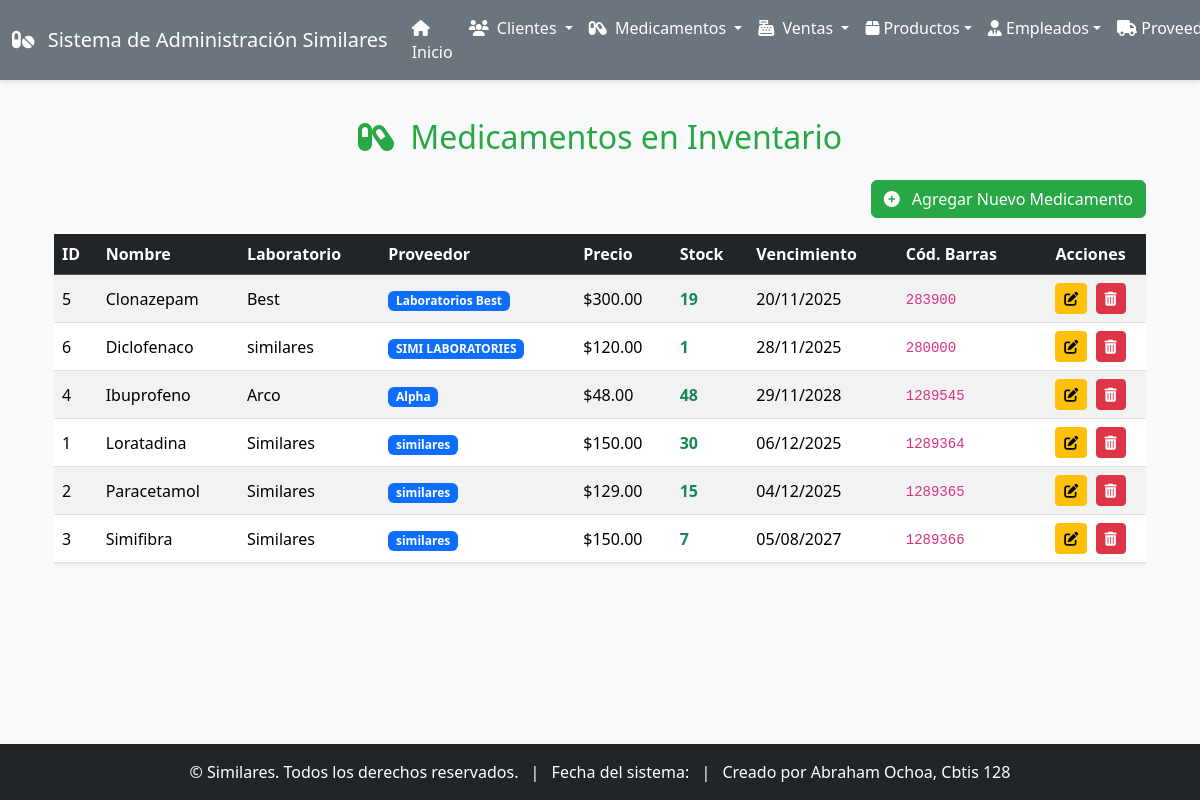
Screenshot of /medicamentos/ with the database file from the repository.
### app_Similares/models.py (models this page shows, shortened)
class Medicamento(models.Model):
    nombre = models.CharField(max_length=150)
    descripcion = models.TextField()
    laboratorio = models.CharField(max_length=100)
    precio = models.DecimalField(max_digits=10, decimal_places=2)
    stock = models.PositiveIntegerField()
    proveedor = models.ForeignKey(Proveedor, on_delete=models.CASCADE)
    fecha_vencimiento = models.DateField()
    codigo_barras = models.CharField(max_length=50, unique=True)

class Proveedor(models.Model):
    nombre_empresa = models.CharField(max_length=100, verbose_name="Nombre de la Empresa")
    contacto = models.CharField(max_length=100, verbose_name="Persona de Contacto")
    telefono = models.CharField(max_length=15, verbose_name="Teléfono")
    email = models.EmailField(verbose_name="Email")
    direccion = models.TextField(verbose_name="Dirección")
    rfc = models.CharField(max_length=13, verbose_name="RFC")
    fecha_registro = models.DateField(auto_now_add=True, verbose_name="Fecha de Registro")
    activo = models.BooleanField(default=True, verbose_name="Activo")
    class Meta:
        verbose_name = "Proveedor"
        verbose_name_plural = "Proveedores"

### app_Similares/views.py (the view)
# urls.py: path('medicamentos/', views.ver_medicamentos, name='ver_medicamentos'),
def ver_medicamentos(request):
    medicamentos = Medicamento.objects.select_related('proveedor').all().order_by('nombre')
    return render(request, 'app_Similares/medicamentos/ver_medicamentos.html', {'medicamentos': medicamentos})

### app_Similares/templates/app_Similares/medicamentos/ver_medicamentos.html (shortened to what this page needs)
{% extends 'app_Similares/base.html' %}
{% block content %}
<div class="container mt-4">
    <h2 class="mb-4 text-center" style="color: #28a745;">
        <i class="fas fa-capsules me-2"></i> Medicamentos en Inventario
    </h2>
    <div class="text-end mb-3">
        <a href="{% url 'agregar_medicamento' %}" class="btn btn-success">
            <i class="fas fa-plus-circle me-2"></i> Agregar Nuevo Medicamento
        </a>
    </div>
    {% if medicamentos %}
    <div class="table-responsive">
        <table class="table table-striped table-hover align-middle">
            <thead class="table-dark">
                <tr>
                    <th>ID</th>
                    <th>Nombre</th>
                    <th>Laboratorio</th>
                    <th>Proveedor</th>
                    <th>Precio</th>
                    <th>Stock</th>
                    <th>Vencimiento</th>
                    <th>Cód. Barras</th>
                    <th class="text-center">Acciones</th>
                </tr>
            </thead>
            <tbody>
                {% for medicamento in medicamentos %}
                <tr>
                    <td>{{ medicamento.id }}</td>
                    <td>{{ medicamento.nombre }}</td>
                    <td>{{ medicamento.laboratorio }}</td>
                    <td>
                        {% if medicamento.proveedor %}
                            <span class="badge bg-primary">{{ medicamento.proveedor.nombre_empresa }}</span>
                        {% else %}
                            <span class="text-muted">Sin proveedor</span>
                        {% endif %}
                    </td>
                    <td>${{ medicamento.precio|floatformat:2 }}</td>
                    <td>
                        {% if medicamento.stock > 0 %}
                            <span class="text-success fw-bold">{{ medicamento.stock }}</span>
                        {% else %}
                            <span class="text-danger fw-bold">0</span>
                        {% endif %}
                    </td>
                    <td>{{ medicamento.fecha_vencimiento|date:"d/m/Y" }}</td>
                    <td><code>{{ medicamento.codigo_barras }}</code></td>
                    <td class="text-center">
                        <a href="{% url 'actualizar_medicamento' medicamento.pk %}" class="btn btn-warning btn-sm me-1" title="Editar">
                            <i class="fas fa-edit"></i>
                        </a>
                        <a href="{% url 'borrar_medicamento' medicamento.pk %}" class="btn btn-danger btn-sm" title="Eliminar">
                            <i class="fas fa-trash-alt"></i>
                        </a>
                    </td>
                </tr>
                {% endfor %}
            </tbody>
        </table>
    </div>
    {% else %}
    <div class="alert alert-info text-center" role="alert">
        No hay medicamentos registrados en el inventario. ¡Añade uno nuevo!
    </div>
    {% endif %}
</div>
{% endblock %}

### app_Similares/templates/app_Similares/base.html (shortened to what this page needs)
<!DOCTYPE html>
<html lang="es">
<head>
    <link href="https://cdn.jsdelivr.net/npm/bootstrap@5.3.3/dist/css/bootstrap.min.css" rel="stylesheet">
    <link rel="stylesheet" href="https://cdnjs.cloudflare.com/ajax/libs/font-awesome/6.5.2/css/all.min.css" />
</head>
<body>
    {% include 'app_Similares/navbar.html' %}
    <div class="content container mt-4">
        {% block content %}{% endblock %}
    </div>
    {% include 'app_Similares/footer.html' %}
</body>
</html>

### app_Similares/templates/app_Similares/navbar.html (shortened to what this page needs)
<nav class="navbar navbar-expand-lg navbar-dark navbar-custom fixed-top">
    <div class="container-fluid">
        <a class="navbar-brand" href="{% url 'inicio_similares' %}">
            <i class="fas fa-pills me-2"></i> Sistema de Administración Similares
        </a>
        <div class="collapse navbar-collapse" id="navbarNavDropdown">
            <ul class="navbar-nav ms-auto">
                <li class="nav-item">
                    <a class="nav-link" aria-current="page" href="{% url 'inicio_similares' %}">
                        <i class="fas fa-home me-1"></i> Inicio
                    </a>
                </li>
                <li class="nav-item dropdown">
                    <a class="nav-link dropdown-toggle" href="#" id="navbarDropdownCliente" role="button" data-bs-toggle="dropdown" aria-expanded="false">
                        <i class="fas fa-users me-1"></i> Clientes
                    </a>
                </li>
                <li class="nav-item dropdown">
                    <a class="nav-link dropdown-toggle" href="#" id="navbarDropdownMedicamentos" role="button" data-bs-toggle="dropdown" aria-expanded="false">
                        <i class="fas fa-capsules me-1"></i> Medicamentos
                    </a>
                </li>
                <li class="nav-item dropdown">
                    <a class="nav-link dropdown-toggle" href="#" id="navbarDropdownVentas" role="button" data-bs-toggle="dropdown" aria-expanded="false">
                        <i class="fas fa-cash-register me-1"></i> Ventas
                    </a>
                </li>
                <li class="nav-item dropdown">
                    <a class="nav-link dropdown-toggle" href="#" data-bs-toggle="dropdown"><i class="fas fa-box"></i> Productos</a>
                </li>
                <li class="nav-item dropdown">
                    <a class="nav-link dropdown-toggle" href="#" data-bs-toggle="dropdown"><i class="fas fa-user-tie"></i> Empleados</a>
                </li>
                <li class="nav-item dropdown">
                    <a class="nav-link dropdown-toggle" href="#" data-bs-toggle="dropdown"><i class="fas fa-truck"></i> Proveedores</a>
                </li>
            </ul>
        </div>
    </div>
</nav>

### app_Similares/templates/app_Similares/footer.html
<footer class="footer mt-auto py-3 bg-dark text-white">
    <div class="container text-center">
        <span>&copy; {{ "now"|date:"Y" }} Similares. Todos los derechos reservados.</span>
        <span class="mx-2">|</span>
        <span>Fecha del sistema: {{ "now"|date:"d/m/Y H:i:s" }}</span>
        <span class="mx-2">|</span>
        <span>Creado por Abraham Ochoa, Cbtis 128</span>
    </div>
</footer>

### app_Similares/templates/app_Similares/base.html (style rules this page uses)
body { display: flex; flex-direction: column; min-height: 100vh; background-color: #f8f9fa; }
.content { flex: 1; padding-top: 70px; padding-bottom: 60px; }
.footer { position: fixed; bottom: 0; width: 100%; background-color: #343a40; color: white; padding: 15px 0; text-align: center; }
.navbar-custom { background-color: #6c757d; box-shadow: 0 2px 4px rgba(0,0,0,.1); }
.navbar-brand, .nav-link { color: white !important; }
.table { background-color: #ffffff; box-shadow: 0 0.125rem 0.25rem rgba(0,0,0,.075); }
.table-striped tbody tr:nth-of-type(odd) { background-color: rgba(0,0,0,.05); }
.btn-success { background-color: #28a745; border-color: #28a745; }
.btn-warning { background-color: #ffc107; border-color: #ffc107; }
.btn-danger { background-color: #dc3545; border-color: #dc3545; }

### rows the page displays
Medicamento: id "5", nombre "Clonazepam", laboratorio "Best", proveedor.nombre_empresa "Laboratorios Best", precio "300.00", stock "19", fecha_vencimiento "20/11/2025", codigo_barras "283900"
Medicamento: id "6", nombre "Diclofenaco", laboratorio "similares", proveedor.nombre_empresa "SIMI LABORATORIES", precio "120.00", stock "1", fecha_vencimiento "28/11/2025", codigo_barras "280000"
Medicamento: id "4", nombre "Ibuprofeno", laboratorio "Arco", proveedor.nombre_empresa "Alpha", precio "48.00", stock "48", fecha_vencimiento "29/11/2028", codigo_barras "1289545"
Medicamento: id "1", nombre "Loratadina", laboratorio "Similares", proveedor.nombre_empresa "similares", precio "150.00", stock "30", fecha_vencimiento "06/12/2025", codigo_barras "1289364"
Medicamento: id "2", nombre "Paracetamol", laboratorio "Similares", proveedor.nombre_empresa "similares", precio "129.00", stock "15", fecha_vencimiento "04/12/2025", codigo_barras "1289365"
Medicamento: id "3", nombre "Simifibra", laboratorio "Similares", proveedor.nombre_empresa "similares", precio "150.00", stock "7", fecha_vencimiento "05/08/2027", codigo_barras "1289366"
